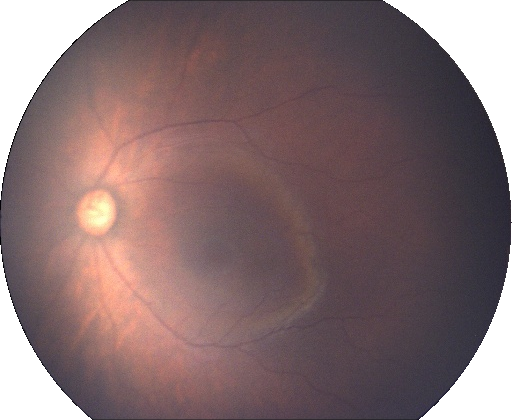
#> input picture data/post_processed/Normal/Normal_10.png, 512 x 420 px, found by its file name; its folder holds only this picture in this run
$ python main3_V1.3_png_wout_border_noblack.py
#> lines starting #> are read from the running program, lines starting #| are printed output that depends on the picture
import os
import csv
from skimage import io
import numpy as np
import cv2
import matplotlib.pyplot as plt

# Define the input and output folders
input_folder = 'fp_scale/data/post_processed/Normal/'
output_folder = 'fp_scale/results/post_processed/Normal/'
output_csv_folder = 'fp_scale/results/post_processed/Normal'
output_csv_file = os.path.join(output_csv_folder, 'dominant_colors.csv')

if not os.path.exists(output_csv_file):
    with open(output_csv_file, mode='w', newline='') as file:
        writer = csv.writer(file)
        writer.writerow(['FileName', 'R', 'G', 'B', 'Count'])

def is_black(color, threshold=30):
    """Check if the color is close to black."""
    return np.all(color < threshold)

def process_image(file_path, output_folder, n_colors=5):
    # Read the image
#> called with output_folder = 'fp_scale/results/post_processed/Normal/', n_colors = 5
    img = io.imread(file_path)[:,:,:-1]
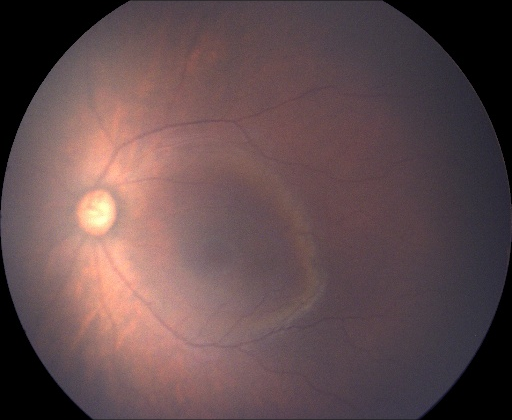
#> img: shape (420, 512, 3); mean R, G, B 98.7, 76.5, 78.4
    average = img.mean(axis=0).mean(axis=0) # calculate mean value of RGB channels across image
#> average = [98.75, 76.54, 78.38]
    pixels = np.float32(img.reshape(-1, 3)) # reshape matrix

    n_colors = 5 # set colors to be identified
    criteria = (cv2.TERM_CRITERIA_EPS + cv2.TERM_CRITERIA_MAX_ITER, 200, .1)
    flags = cv2.KMEANS_RANDOM_CENTERS

    _, labels, palette = cv2.kmeans(pixels, n_colors, None, criteria, 10, flags)
#> palette = [[149.8, 113.2, 110.8], [214.1, 155.3, 139.2], [0.394, 0.299, 0.637], [105, 81.3, 84.99], [69.6, 59.29, 68.02]]
    _, counts = np.unique(labels, return_counts=True)
#> counts = [33542, 20446, 28164, 72686, 60202]

    # Filter out black colors from the palette and counts
    valid_indices = [i for i, color in enumerate(palette) if not is_black(color)]
#> valid_indices = [0, 1, 3, 4]
    filtered_palette = palette[valid_indices]
#> filtered_palette = [[149.8, 113.2, 110.8], [214.1, 155.3, 139.2], [105, 81.3, 84.99], [69.6, 59.29, 68.02]]
    filtered_counts = counts[valid_indices]
#> filtered_counts = [33542, 20446, 72686, 60202]

    if len(filtered_palette) == 0:
        print(f"No valid colors found in {file_path} after filtering out black.")
        return

    # Sort the colors by their count
    indices = np.argsort(filtered_counts)[::-1]
#> indices = [2, 3, 0, 1]
    filtered_palette = filtered_palette[indices]
#> filtered_palette = [[105, 81.3, 84.99], [69.6, 59.29, 68.02], [149.8, 113.2, 110.8], [214.1, 155.3, 139.2]]
    filtered_counts = filtered_counts[indices]
#> filtered_counts = [72686, 60202, 33542, 20446]

    # Limit to the top 3 dominant colors
    top_colors = filtered_palette[:3]
#> top_colors = [[105, 81.3, 84.99], [69.6, 59.29, 68.02], [149.8, 113.2, 110.8]]
    top_counts = filtered_counts[:3]
#> top_counts = [72686, 60202, 33542]

    # Dominant color (after filtering)
    dominant = top_colors[np.argmax(top_counts)]
#> dominant = [105, 81.3, 84.99]

    avg_patch = np.ones(shape=img.shape, dtype=np.uint8)*np.uint8(average)
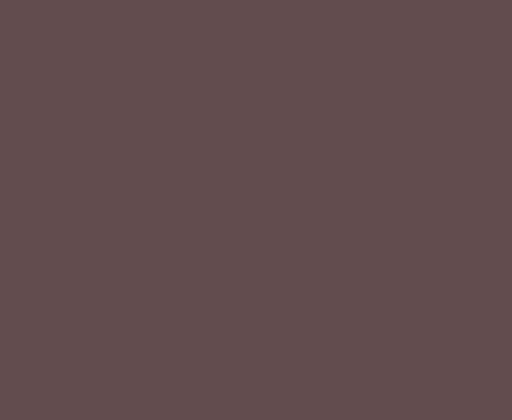
#> avg_patch: shape (420, 512, 3); mean R, G, B 98, 76, 78

    freqs = np.cumsum(np.hstack([[0], top_counts/float(top_counts.sum())]))
#> freqs = [0, 0.437, 0.798, 1]
    rows = np.int_(img.shape[0]*freqs)
#> rows = [0, 183, 335, 420]

    dom_patch = np.zeros(shape=img.shape, dtype=np.uint8)
    for i in range(len(rows) - 1):
        dom_patch[rows[i]:rows[i + 1], :, :] += np.uint8(top_colors[i])
#> this loop made 3 passes
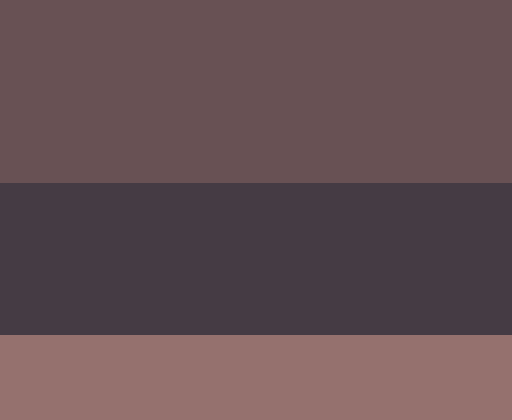
#> dom_patch: shape (420, 512, 3); mean of channels 0, 1, 2 100.4, 79.5, 83.5; drawn as R, G, B

    # Plot the dominant colors
    fig, (ax0, ax1) = plt.subplots(1, 2, figsize=(12,6))
    ax0.imshow(avg_patch)
    ax0.set_title('Average color')
    ax0.axis('off')
    ax1.imshow(dom_patch)
    ax1.set_title('Dominant colors')
    ax1.axis('off')

    # Save the plot
    output_file_path = os.path.join(output_folder, os.path.basename(file_path) + '_dominant_colors.png')
    plt.savefig(output_file_path)
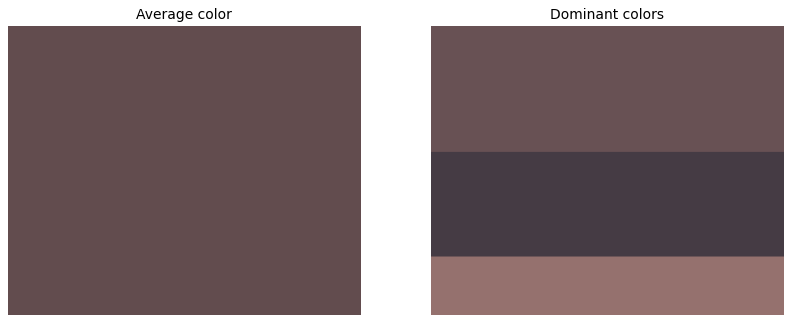
#> figure drawn by matplotlib, 2 panels
    plt.close(fig)

    # Save the top 3 colors and counts to the CSV file
    with open(output_csv_file, mode='a', newline='') as file:
        writer = csv.writer(file)
        for color, count in zip(top_colors, top_counts):
            writer.writerow([os.path.basename(file_path)] + list(color) + [count])
#> this loop made 3 passes
#> (color, count) on passes 1 to 3: ([105, 81.3, 84.99], 72686), ([69.6, 59.29, 68.02], 60202), ([149.8, 113.2, 110.8], 33542)

# Iterate over all files in the input folder
for file_name in os.listdir(input_folder):
    file_path = os.path.join(input_folder, file_name)
    if os.path.isfile(file_path):
        try:
            process_image(file_path, output_folder)
            print(f'Processed and saved plot for {file_name}')
        except Exception as e:
            print(f'Error processing {file_name}: {e}')

$ run again, on data/post_processed/Normal/Normal_142.png
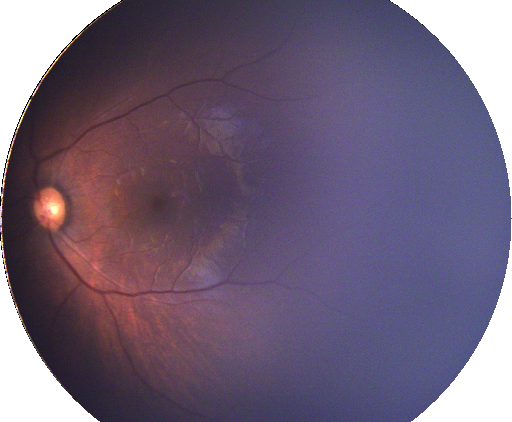
#> input picture data/post_processed/Normal/Normal_142.png, 512 x 422 px, found by its file name
#> average = [78.77, 64.27, 86.95]
#> palette = [[54.2, 40.63, 52.71], [87.66, 65.83, 85.29], [142.2, 86.34, 87.76], [0.0461, 0.0419, 0.0525], [93.6, 87.52, 127.8]]
#> counts = [29851, 53096, 18679, 28010, 86428]
#> valid_indices = [0, 1, 2, 4]
#> in process_image, `filtered_palette = palette[valid_indices]`: filtered_palette = [[54.2, 40.63, 52.71], [87.66, 65.83, 85.29], [142.2, 86.34, 87.76], [93.6, 87.52, 127.8]]
#> in process_image, `filtered_counts = counts[valid_indices]`: filtered_counts = [29851, 53096, 18679, 86428]
#> indices = [3, 1, 0, 2]
#> in process_image, `filtered_palette = filtered_palette[indices]`: filtered_palette = [[93.6, 87.52, 127.8], [87.66, 65.83, 85.29], [54.2, 40.63, 52.71], [142.2, 86.34, 87.76]]
#> in process_image, `filtered_counts = filtered_counts[indices]`: filtered_counts = [86428, 53096, 29851, 18679]
#> top_colors = [[93.6, 87.52, 127.8], [87.66, 65.83, 85.29], [54.2, 40.63, 52.71]]
#> top_counts = [86428, 53096, 29851]
#> dominant = [93.6, 87.52, 127.8]
#> freqs = [0, 0.51, 0.824, 1]
#> rows = [0, 215, 347, 422]
#> the loop in process_image, `for i in range(len(rows) - 1):` made 3 passes
#> after the loop in process_image, `for i in range(len(rows) - 1):`:
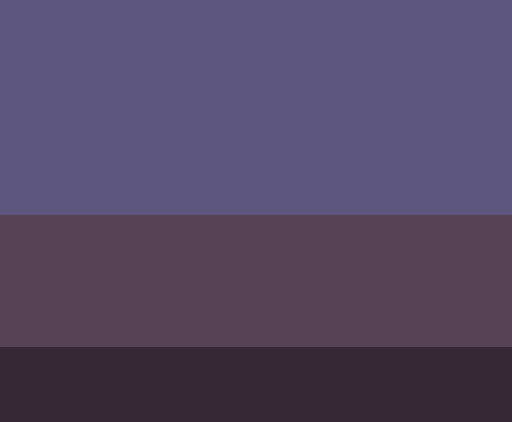
#> dom_patch: shape (422, 512, 3); mean of channels 0, 1, 2 84.2, 71.8, 100.5; drawn as R, G, B
#> in process_image, `plt.savefig(output_file_path)`:
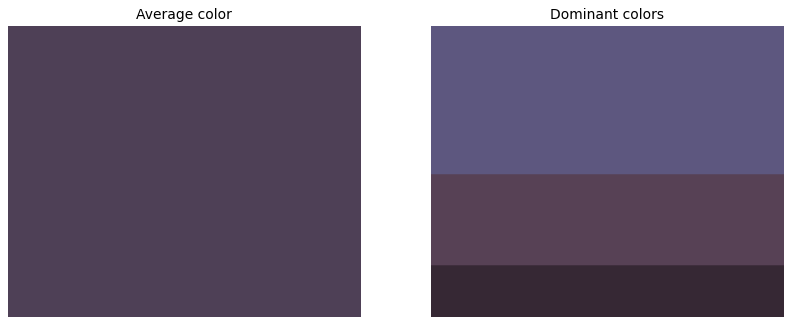
#> figure drawn by matplotlib, 2 panels
#> the loop in process_image, `for color, count in zip(top_colors, top_counts):` made 3 passes
#> (color, count) on passes 1 to 3: ([93.6, 87.52, 127.8], 86428), ([87.66, 65.83, 85.29], 53096), ([54.2, 40.63, 52.71], 29851)

$ run again, on data/post_processed/Normal/Normal_168.png
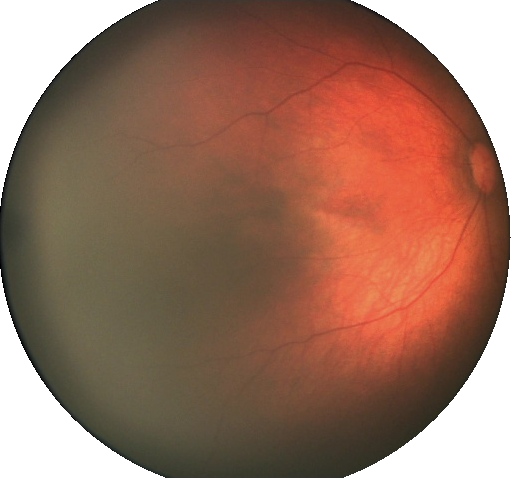
#> input picture data/post_processed/Normal/Normal_168.png, 511 x 478 px, found by its file name
#> average = [107.2, 67.72, 50.24]
#> palette = [[110.4, 90.3, 68.6], [222.5, 98.17, 66.54], [0.55, 0.536, 0.496], [152.6, 79.65, 58.84], [74.82, 58.81, 45.78]]
#> counts = [78609, 35402, 43286, 39866, 47095]
#> valid_indices = [0, 1, 3, 4]
#> in process_image, `filtered_palette = palette[valid_indices]`: filtered_palette = [[110.4, 90.3, 68.6], [222.5, 98.17, 66.54], [152.6, 79.65, 58.84], [74.82, 58.81, 45.78]]
#> in process_image, `filtered_counts = counts[valid_indices]`: filtered_counts = [78609, 35402, 39866, 47095]
#> indices = [0, 3, 2, 1]
#> in process_image, `filtered_palette = filtered_palette[indices]`: filtered_palette = [[110.4, 90.3, 68.6], [74.82, 58.81, 45.78], [152.6, 79.65, 58.84], [222.5, 98.17, 66.54]]
#> in process_image, `filtered_counts = filtered_counts[indices]`: filtered_counts = [78609, 47095, 39866, 35402]
#> top_colors = [[110.4, 90.3, 68.6], [74.82, 58.81, 45.78], [152.6, 79.65, 58.84]]
#> top_counts = [78609, 47095, 39866]
#> dominant = [110.4, 90.3, 68.6]
#> in process_image, `avg_patch = np.ones(shape=img.shape, dtype=np.uint8)*np.uint8(average)`:
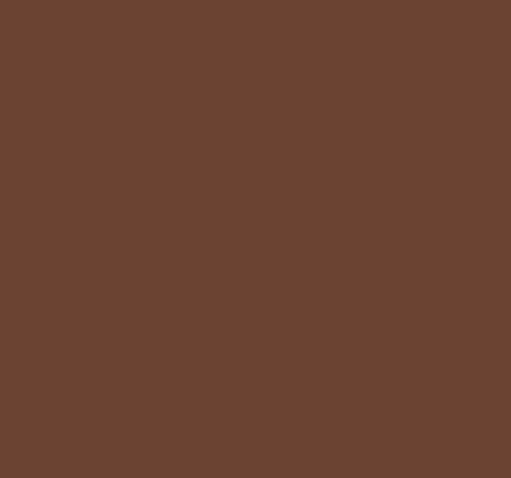
#> avg_patch: shape (478, 511, 3); mean R, G, B 107, 67, 50
#> freqs = [0, 0.475, 0.759, 1]
#> rows = [0, 226, 362, 478]
#> the loop in process_image, `for i in range(len(rows) - 1):` made 3 passes
#> in process_image, `plt.savefig(output_file_path)`:
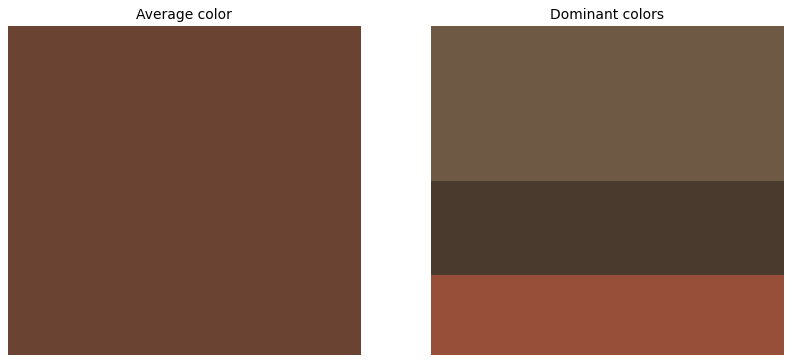
#> figure drawn by matplotlib, 2 panels
#> the loop in process_image, `for color, count in zip(top_colors, top_counts):` made 3 passes
#> (color, count) on passes 1 to 3: ([110.4, 90.3, 68.6], 78609), ([74.82, 58.81, 45.78], 47095), ([152.6, 79.65, 58.84], 39866)

$ run again, on data/post_processed/Normal/Normal_203.png
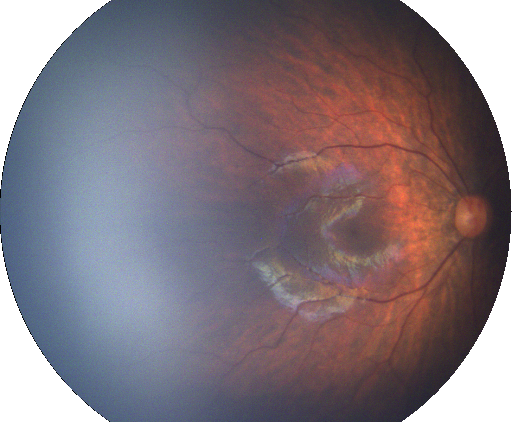
#> input picture data/post_processed/Normal/Normal_203.png, 512 x 422 px, found by its file name
#> average = [97.09, 84.65, 92.18]
#> palette = [[103.4, 104.3, 122.1], [70.42, 54.2, 57.23], [0.0956, 0.0875, 0.106], [139.9, 87.83, 78.94], [132.1, 142.9, 164.6]]
#> counts = [61076, 40558, 27896, 47978, 38556]
#> valid_indices = [0, 1, 3, 4]
#> in process_image, `filtered_palette = palette[valid_indices]`: filtered_palette = [[103.4, 104.3, 122.1], [70.42, 54.2, 57.23], [139.9, 87.83, 78.94], [132.1, 142.9, 164.6]]
#> in process_image, `filtered_counts = counts[valid_indices]`: filtered_counts = [61076, 40558, 47978, 38556]
#> indices = [0, 2, 1, 3]
#> in process_image, `filtered_palette = filtered_palette[indices]`: filtered_palette = [[103.4, 104.3, 122.1], [139.9, 87.83, 78.94], [70.42, 54.2, 57.23], [132.1, 142.9, 164.6]]
#> in process_image, `filtered_counts = filtered_counts[indices]`: filtered_counts = [61076, 47978, 40558, 38556]
#> top_colors = [[103.4, 104.3, 122.1], [139.9, 87.83, 78.94], [70.42, 54.2, 57.23]]
#> top_counts = [61076, 47978, 40558]
#> dominant = [103.4, 104.3, 122.1]
#> freqs = [0, 0.408, 0.729, 1]
#> rows = [0, 172, 307, 422]
#> the loop in process_image, `for i in range(len(rows) - 1):` made 3 passes
#> after the loop in process_image, `for i in range(len(rows) - 1):`:
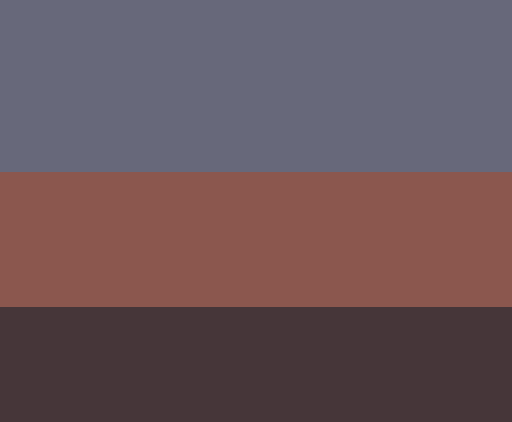
#> dom_patch: shape (422, 512, 3); mean of channels 0, 1, 2 105.5, 84.9, 90.2; drawn as R, G, B
#> in process_image, `plt.savefig(output_file_path)`:
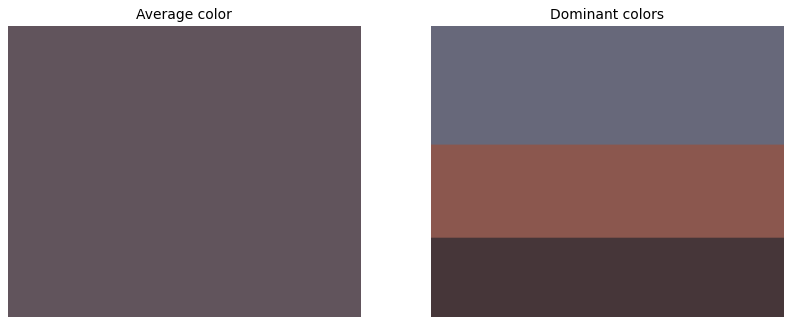
#> figure drawn by matplotlib, 2 panels
#> the loop in process_image, `for color, count in zip(top_colors, top_counts):` made 3 passes
#> (color, count) on passes 1 to 3: ([103.4, 104.3, 122.1], 61076), ([139.9, 87.83, 78.94], 47978), ([70.42, 54.2, 57.23], 40558)

$ run again, on data/post_processed/Normal/Normal_102.png
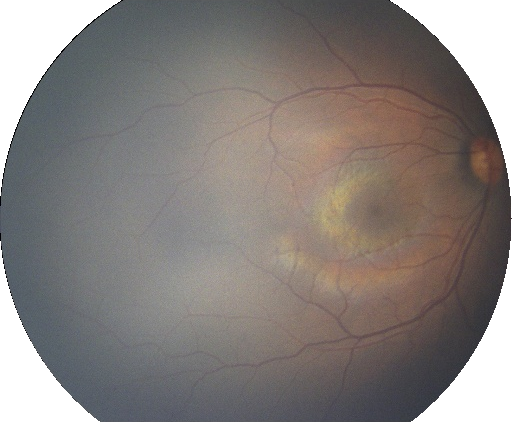
#> input picture data/post_processed/Normal/Normal_102.png, 512 x 422 px, found by its file name
#> average = [101.5, 95.07, 91.99]
#> palette = [[153.6, 142.9, 133.9], [128, 119.3, 114.3], [0.229, 0.239, 0.356], [101.3, 97.64, 97.68], [76.56, 68.45, 67.9]]
#> counts = [45035, 48650, 28094, 62982, 31303]
#> valid_indices = [0, 1, 3, 4]
#> in process_image, `filtered_palette = palette[valid_indices]`: filtered_palette = [[153.6, 142.9, 133.9], [128, 119.3, 114.3], [101.3, 97.64, 97.68], [76.56, 68.45, 67.9]]
#> in process_image, `filtered_counts = counts[valid_indices]`: filtered_counts = [45035, 48650, 62982, 31303]
#> indices = [2, 1, 0, 3]
#> in process_image, `filtered_palette = filtered_palette[indices]`: filtered_palette = [[101.3, 97.64, 97.68], [128, 119.3, 114.3], [153.6, 142.9, 133.9], [76.56, 68.45, 67.9]]
#> in process_image, `filtered_counts = filtered_counts[indices]`: filtered_counts = [62982, 48650, 45035, 31303]
#> top_colors = [[101.3, 97.64, 97.68], [128, 119.3, 114.3], [153.6, 142.9, 133.9]]
#> top_counts = [62982, 48650, 45035]
#> dominant = [101.3, 97.64, 97.68]
#> freqs = [0, 0.402, 0.713, 1]
#> rows = [0, 169, 300, 422]
#> the loop in process_image, `for i in range(len(rows) - 1):` made 3 passes
#> in process_image, `plt.savefig(output_file_path)`:
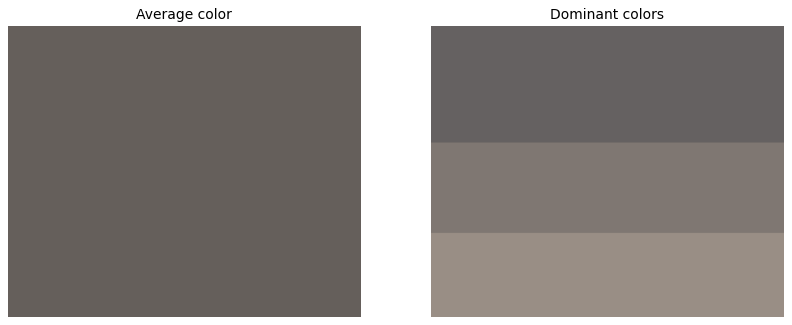
#> figure drawn by matplotlib, 2 panels
#> the loop in process_image, `for color, count in zip(top_colors, top_counts):` made 3 passes
#> (color, count) on passes 1 to 3: ([101.3, 97.64, 97.68], 62982), ([128, 119.3, 114.3], 48650), ([153.6, 142.9, 133.9], 45035)
